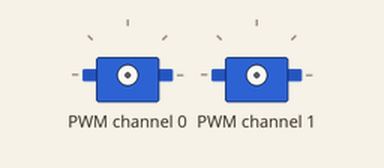
This program was run on a simulated Raspberry Pi (BCM pin numbers). Shown: 2 × servo. Servo angles are drawn from the pulse width (0.5 ms = 0°, 2.5 ms = 180°); library files of the repository ran but are not shown: PCA9685.py; what the program prints to the terminal is not drawn. At 11.0 s the program stops and its outputs stay as they are.

Above: at 0.1 s.
At 4.1 s:
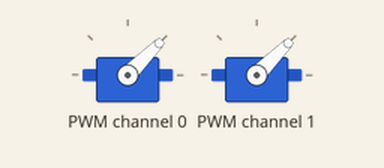
At 6.1 s:
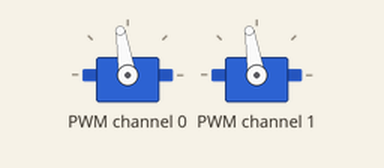
At 9.1 s:
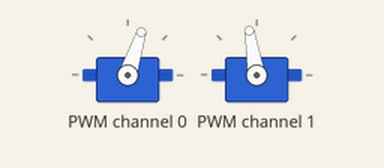
Timing chart, 0 to 11.5 s (numbered marks = the images above):
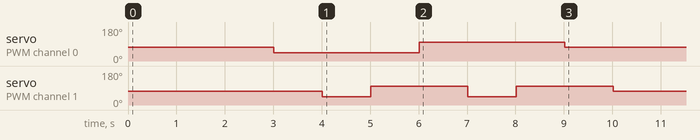

The program:

centerServo.py
```python
# This program makes a pan tilt servo setup look about

import time
from PCA9685 import PCA9685
from time import ctime


print("start")

pwm = PCA9685(0x40)
pwm.setPWMFreq(50)

def center():
    pwm.setServoPulse(0,1300)
    time.sleep(1)
    pwm.setServoPulse(1,1300)
    time.sleep(1)

def lookLeft():
    pwm.setServoPulse(0,1000)
    time.sleep(1)

def lookRight():
    pwm.setServoPulse(0,1600)
    time.sleep(1)

def lookUp():
    pwm.setServoPulse(1,1000)
    time.sleep(1)

def lookDown():
    pwm.setServoPulse(1,1600)
    time.sleep(1)

#look about
time.sleep(1)

center()

lookLeft()
lookUp()
lookDown()

lookRight()
lookUp()
lookDown()


center()
#gpio.cleanup()

print("done")
```
